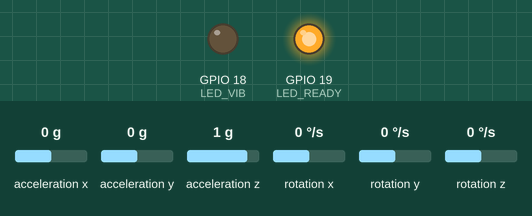
A sketch run on a simulated ESP32. Shown: output pins drawn as LEDs (lit = HIGH). The test bench sets the inputs (shaded band); at power-on: acceleration x 0 g, acceleration y 0 g, acceleration z 1 g, rotation x 0 °/s, rotation y 0 °/s, rotation z 0 °/s. WiFi joins after 1.5 s; servers stay silent unless stated; uploads are accepted with an empty reply; the local clock reads 2024-03-15 10:24:30 at power-on unless the sketch sets it; what the sketch prints to the serial monitor is not drawn.

Above: at 6.1 s.
6.2 s: acceleration x set to -1 g
7.7 s: acceleration x set to -1.3 g
At 8.9 s:
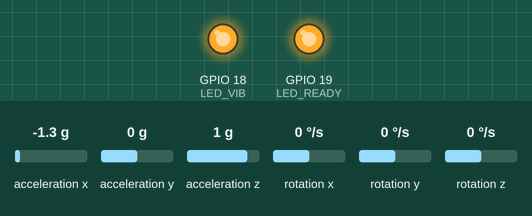
9.2 s: acceleration x set to -0.8 g
At 10.2 s:
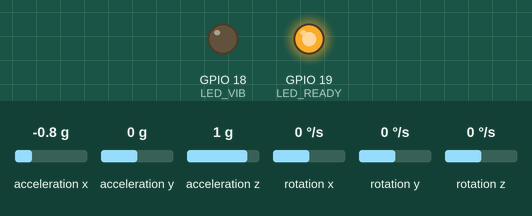
10.7 s: acceleration y set to -0.6 g
12.2 s: acceleration y set to -0.9 g
At 12.9 s:
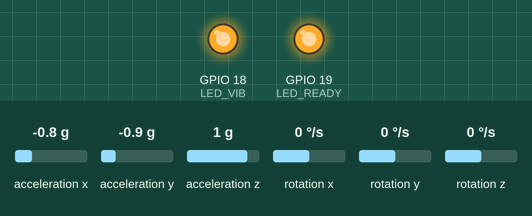
13.7 s: acceleration x set to -0.5 g
At 15.1 s:
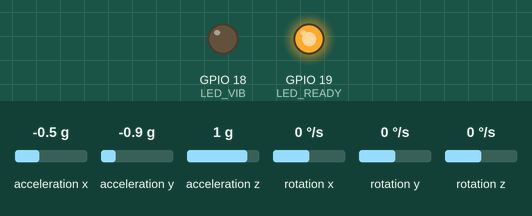
Timing chart, 0 to 16.2 s (numbered marks = the images above; inputs shaded):
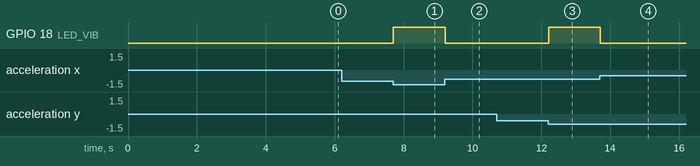

The sketch:

sketch_jan22a.ino
```cpp
#include <WiFi.h>
#include <HTTPClient.h>
#include <MPU6050_tockn.h>
#include <Wire.h>
#include "time.h"

// ===== WiFi & LINE =====2
const char* ssid = "Rose";
const char* password = "0618191505";
String LINE_TOKEN  = "4tnSOX0nG7Pos4UPhCY1bkqDO5G26ifTdj7g8B4u8pvXNlE9MQLI6wwPzbI3X5ewrOntR/AsE/LDXOjpte45mgxaOWO++YpvuxK6PGhqvbbq6Mnslo1JrdHZgYOlWIgSjP5NYpvtPOCnwdxFzzSNIQdB04t89/1O/w1cDnyilFU=";
String USER_ID = "Ua83d2b28993c87037252bd8a34220d77";

// ===== LED =====
#define LED_READY 19
#define LED_VIB   18

MPU6050 mpu6050(Wire);

float vibrationThreshold = 0.5;
bool alreadyNotified = false;

// --- ย้ายมาไว้ตรงนี้เพื่อให้ loop() มองเห็น ---
unsigned long lastNotifyTime = 0;
const unsigned long cooldownInterval = 10000;
// ---------------------------------------

const char* ntpServer = "pool.ntp.org";
const long  gmtOffset_sec = 7 * 3600;

void sendLine(String msg) {
  if(WiFi.status() != WL_CONNECTED){
    Serial.println("WiFi not connected");
    return;
  }

  // ✅ แทนที่ \n ด้วย \\n เพื่อให้ JSON ถูกต้อง
  msg.replace("\n", "\\n");

  HTTPClient http;
  http.begin("https://api.line.me/v2/bot/message/push");
  http.addHeader("Content-Type", "application/json");
  http.addHeader("Authorization", "Bearer " + LINE_TOKEN);

  String body =
    "{\"to\":\"" + USER_ID + "\","
    "\"messages\":[{\"type\":\"text\",\"text\":\"" + msg + "\"}]}";

  int code = http.POST(body);

  Serial.print("LINE HTTP Code: ");
  Serial.println(code);

  if(code > 0){
    Serial.println(http.getString());
  }

  http.end();
}


String getDateTime() {
  struct tm timeinfo;
  if (!getLocalTime(&timeinfo)) return "Unknown Time";
  char buffer[30];
  strftime(buffer, 30, "%d/%m/%Y %H:%M:%S", &timeinfo);
  return String(buffer);
}

void setup() {
  Serial.begin(115200);
  pinMode(LED_READY, OUTPUT);
  pinMode(LED_VIB, OUTPUT);

  WiFi.begin(ssid, password);
  while (WiFi.status() != WL_CONNECTED) {
    delay(500); Serial.print(".");
  }
  digitalWrite(LED_READY, HIGH);

  configTime(gmtOffset_sec, 0, ntpServer);

  Wire.begin(21, 22);
  mpu6050.begin();
  Serial.println("Calibrating...");
  mpu6050.calcGyroOffsets(true);
  Serial.println("✅ ระบบพร้อมทำงาน!");
  sendLine("ESP32 พร้อมทำงานแล้ว ✅");
  sendLine("ทดสอบจาก ESP32");
}

void loop() {
  mpu6050.update();

  float aX = mpu6050.getAccX();
  float aY = mpu6050.getAccY();
  float aZ = mpu6050.getAccZ();

  float totalAcc = sqrt(aX*aX + aY*aY + aZ*aZ);
  float vibration = abs(totalAcc - 1.0);


  if (vibration > vibrationThreshold) {
  digitalWrite(LED_VIB, HIGH);

  if (!alreadyNotified && (millis() - lastNotifyTime > cooldownInterval)) {
    String msg = "🚨 ตรวจพบแรงสั่นสะเทือน!\nเวลา: " + getDateTime() +
                 "\nค่าความแรง: " + String(vibration, 2);

    Serial.println(msg);
    sendLine(msg);   // ✅ ต้องอยู่ใน if
    alreadyNotified = true;
    lastNotifyTime = millis();
  }
}

   else {
    digitalWrite(LED_VIB, LOW);
    alreadyNotified = false;
  }
  delay(50);
}
```

Measured:
- the behaviour switches between -1.1 and -1.2 g on acceleration x (found by bisection; images 0 and 1)
- the behaviour switches between -0.7 and -0.8 g on acceleration y (found by bisection; images 2 and 3)
- the behaviour switches between -0.7 and -0.6 g on acceleration x (found by bisection; images 3 and 4)
- after the input at 6.2 s, every drawn part: stays the same
- after the input at 7.7 s, GPIO 18 (LED_VIB): LOW → HIGH at once
- after the input at 9.2 s, GPIO 18 (LED_VIB): HIGH → LOW at once
- after the input at 10.7 s, every drawn part: stays the same
- after the input at 12.2 s, GPIO 18 (LED_VIB): LOW → HIGH at once
- after the input at 13.7 s, GPIO 18 (LED_VIB): HIGH → LOW at once
